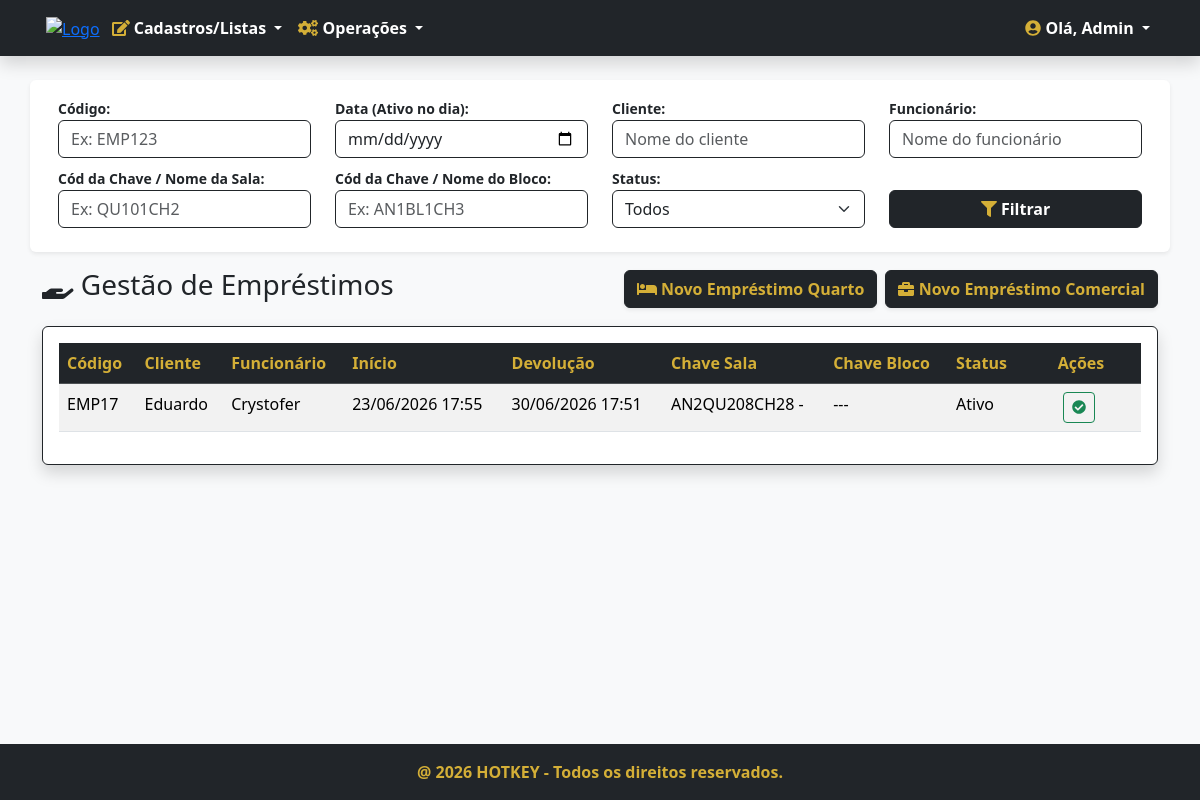
The app's page /emprestimos/ (signed in) with its own data.
### emprestimos/models.py (models this page shows, shortened)
class Emprestimo(models.Model):
    STATUS_CHOICES = [
        ('ATIVO','Ativo'),
        ('FINALIZADO/DEVOLVIDO','Finalizado/Devolvido'),
        ('ATRASADO','Atrasado'),
    ]
    codigo = models.CharField('Codigo', max_length=100, unique=True)
    data_inicio = models.DateTimeField('Data de Inicio')
    data_devolucao = models.DateTimeField('Data de Devolução')
    reserva = models.ForeignKey(reservas.models.Reserva, on_delete=models.PROTECT, related_name='emprestimo_reserva')
    cliente = models.ForeignKey(clientes.models.Cliente, on_delete=models.PROTECT, related_name='emprestimo_cliente')
    funcionario = models.ForeignKey(funcionarios.models.Funcionario, on_delete=models.PROTECT,related_name='emprestimo_funcionario', verbose_name='Funcionário',help_text='Funcionário que entregou a chave', null=True, blank=True)
    chave = models.ForeignKey(chaves.models.Chave, verbose_name='Chave da Sala/Quarto', on_delete=models.PROTECT, related_name='emprestimo_chave')
    chave_bloco = models.ForeignKey(chaves.models.Chave, verbose_name='Chave do Bloco', on_delete=models.PROTECT, null=True, blank=True, related_name='emprestimo_chave_bloco')
    status = models.CharField('Status', max_length=50, choices=STATUS_CHOICES, default='ATIVO')
    class Meta:
        verbose_name = 'Empréstimo'
        verbose_name_plural = 'Empréstimos'

### clientes/models.py (models this page shows)
class Pessoa(models.Model):
    nome = models.CharField('Nome', max_length=100, help_text='Nome completo')
    cpf = models.CharField('CPF', max_length=14, unique=True, help_text='Apenas números ou formato 000.000.000-00')

### chaves/models.py (models this page shows, shortened)
class Chave(models.Model):
    STATUS_CHOICES = [
        ('DISPONÍVEL', 'Disponível para empréstimo'),
        ('EMPRESTADA', 'Emprestada'),
        ('EXTRAVIADA', 'Perdida/Danificada'),
    ]
    TIPO_CHOICES = [
        ('BLOCO','Bloco'),
        ('SALA','Sala')
    ]
    codigo = models.CharField('Identificador', max_length=100)
    tipo = models.CharField('Tipo', max_length=50, choices=TIPO_CHOICES, default='BLOCO')
    status = models.CharField('Status', max_length=50, choices=STATUS_CHOICES, default='DISPONÍVEL')
    bloco = models.ForeignKey('blocos.Bloco', on_delete=models.PROTECT, null=True, blank=True)
    sala = models.ForeignKey('salas.Sala', on_delete=models.PROTECT, null=True, blank=True)
    class Meta:
        verbose_name = 'Chave'
        verbose_name_plural = 'Chaves'

### emprestimos/views.py (the view)
# urls.py: path('', EmprestimoListView.as_view(), name='emprestimos'),
class EmprestimoListView(PermissionRequiredMixin,ListView):
    permission_required = 'emprestimos.view_emprestimo'
    permission_denied_message = 'Visualizar empréstimo'
    model = Emprestimo
    template_name = 'emprestimos.html'
    def get_queryset(self):
        qs = super(EmprestimoListView, self).get_queryset()
        codigo = self.request.GET.get('codigo')
        data = self.request.GET.get('data')
        cliente = self.request.GET.get('cliente')
        funcionario = self.request.GET.get('funcionario')
        chave_sala = self.request.GET.get('chave_sala')
        chave_bloco = self.request.GET.get('chave_bloco')
        status = self.request.GET.get('status')
        if codigo:
            qs = qs.filter(codigo__icontains=codigo)
        if cliente:
            qs = qs.filter(cliente__nome__icontains=cliente)
        if funcionario:
            qs = qs.filter(funcionario__nome__icontains=funcionario)
        if chave_sala:
            qs = qs.filter(
                Q(chave__codigo__icontains=chave_sala) |
                Q(chave__nome__icontains=chave_sala)
            )
        if chave_bloco:
            qs = qs.filter(
                Q(chave_bloco__codigo__icontains=chave_bloco) |
                Q(chave_bloco__nome__icontains=chave_bloco)
            )
        if status:
            qs = qs.filter(status=status)
        if data:
            qs = qs.filter(data_inicio__date__lte=data, data_devolucao__date__gte=data)
        if qs.count() > 0:
            paginator = Paginator(qs, 10)
            listagem = paginator.get_page(self.request.GET.get('page'))
            return listagem
        else:
            return messages.info(self.request, 'Nenhum empréstimo encontrado com estes filtros!')

### emprestimos/templates/emprestimos.html (shortened to what this page needs)
{% extends 'index.html' %}
{% load django_bootstrap5 %}
{% block content %}
<section class="section mt-4">
    <div class="container">
        <form action="" method="GET">
            <div class="row p-3 mb-3 bg-white shadow-sm rounded align-items-end">
                <div class="col-md-3 mb-2">
                    <label class="fw-bold text-dark small">Código:</label>
                    <input class="form-control border-dark" type="text" name="codigo" value="{{ request.GET.codigo }}" placeholder="Ex: EMP123">
                </div>
                <div class="col-md-3 mb-2">
                    <label class="fw-bold text-dark small">Data (Ativo no dia):</label>
                    <input class="form-control border-dark" type="date" name="data" value="{{ request.GET.data }}">
                </div>
                <div class="col-md-3 mb-2">
                    <label class="fw-bold text-dark small">Cliente:</label>
                    <input class="form-control border-dark" type="text" name="cliente" value="{{ request.GET.cliente }}" placeholder="Nome do cliente">
                </div>
                <div class="col-md-3 mb-2">
                    <label class="fw-bold text-dark small">Funcionário:</label>
                    <input class="form-control border-dark" type="text" name="funcionario" value="{{ request.GET.funcionario }}" placeholder="Nome do funcionário">
                </div>
                <div class="col-md-3 mb-2">
                    <label class="fw-bold text-dark small">Cód da Chave / Nome da Sala:</label>
                    <input class="form-control border-dark" type="text" name="chave_sala" value="{{ request.GET.chave_sala }}" placeholder="Ex: QU101CH2">
                </div>
                <div class="col-md-3 mb-2">
                    <label class="fw-bold text-dark small">Cód da Chave / Nome do Bloco:</label>
                    <input class="form-control border-dark" type="text" name="chave_bloco" value="{{ request.GET.chave_bloco }}" placeholder="Ex: AN1BL1CH3">
                </div>
                <div class="col-md-3 mb-2">
                    <label class="fw-bold text-dark small">Status:</label>
                    <select class="form-select border-dark" name="status">
                        <option value="">Todos</option>
                    </select>
                </div>
                <div class="col-md-3 mb-2">
                    <button type="submit" class="btn btn-dark w-100 fw-bold"><i class="fas fa-filter text-gold"></i> Filtrar</button>
                </div>
            </div>
        </form>
        <div class="d-flex justify-content-between align-items-center mb-3">
            <h3 class="text-dark"><i class="fas fa-hand-holding"></i> Gestão de Empréstimos</h3>
            <div class="d-flex gap-2">
                <a href="{% url 'emprestimo_quarto_adicionar' %}" class="btn btn-dark text-gold fw-bold shadow-sm">
                    <i class="fas fa-bed"></i> Novo Empréstimo Quarto
                </a>
                <a href="{% url 'emprestimo_comercial_adicionar' %}" class="btn btn-dark text-gold fw-bold shadow-sm">
                    <i class="fas fa-briefcase"></i> Novo Empréstimo Comercial
                </a>
            </div>
        </div>
        {% if object_list %}
        <div class="card shadow border-dark">
            <div class="card-body">
                <div class="table-responsive">
                    <table class="table table-hover table-striped">
                        <thead class="table-dark">
                            <tr>
                                <th class="text-gold">Código</th>
                                <th class="text-gold">Cliente</th>
                                <th class="text-gold">Funcionário</th>
                                <th class="text-gold">Início</th>
                                <th class="text-gold">Devolução</th>
                                <th class="text-gold">Chave Sala</th>
                                <th class="text-gold">Chave Bloco</th>
                                <th class="text-gold">Status</th>
                                <th style="width: 120px; text-align: center" class="text-gold">Ações</th>
                            </tr>
                        </thead>
                        <tbody>
                            {% for emprestimo in object_list %}
                            <tr>
                                <td>{{ emprestimo.codigo }}</td>
                                <td>{{ emprestimo.cliente.nome }}</td>
                                <td>{{ emprestimo.funcionario.nome }}</td>
                                <td>{{ emprestimo.data_inicio|date:"d/m/Y H:i" }}</td>
                                <td>{{ emprestimo.data_devolucao|date:"d/m/Y H:i" }}</td>
                                <td>{{ emprestimo.chave.codigo }} - {{ emprestimo.chave.nome }}</td>
                                <td>{{ emprestimo.chave_bloco.nome|default:"---" }}</td>
                                <td>{{ emprestimo.get_status_display }}</td>
                                <td style="text-align: center">
                                    {% if emprestimo.status == 'ATIVO' or emprestimo.status == 'ATRASADO' %}
                                    <a href="{% url 'emprestimo_devolver' emprestimo.pk %}" class="btn btn-sm btn-outline-success me-1" title="Finalizar/Devolver">
                                        <i class="fas fa-check-circle"></i>
                                    </a>
                                    {% else %}
                                    <a href="{% url 'emprestimo_apagar' emprestimo.pk %}" class="btn btn-sm btn-outline-danger me-1" title="Excluir">
                                        <i class="far fa-trash-alt"></i>
                                    </a>
                                    {% endif %}
                                </td>
                            </tr>
                            {% endfor %}
                        </tbody>
                    </table>
                </div>
            </div>
        </div>
        {% else %}
        <div class="alert alert-warning border-dark text-dark mt-4">
            <h5 class="m-0"><i class="fas fa-exclamation-triangle text-gold"></i> Não existem Empréstimos!</h5>
        </div>
        {% endif %}
    </div>
</section>
{% endblock %}

### home/templates/index.html (shortened to what this page needs)
<!DOCTYPE html>
{% load static %}
{% load django_bootstrap5 %}
<html lang="pt-br" data-bs-theme="light">
{% block head %}
    {% include "head.html" %}
{% endblock %}
<body class="d-flex flex-column min-vh-100">
    <nav class="navbar navbar-expand-lg bg-dark navbar-dark shadow">
        <div class="container">
            <div class="m-1">
                    <a href="{% url 'index' %}"><img src="{% static 'img/LogoHotkey.png' %}" alt="Logo" class="img-fluid" width="75px"></a>
            </div>
            <div class="collapse navbar-collapse" id="menuPrincipal">
                {% if request.user.is_authenticated %}
                <ul class="navbar-nav me-auto mb-2 mb-lg-0">
                    <li class="nav-item dropdown">
                        <a class="nav-link dropdown-toggle fw-bold" href="#" id="menuCadastros" role="button" data-bs-toggle="dropdown">
                            <i class="fas fa-edit text-gold"></i> Cadastros/Listas
                        </a>
                    </li>
                    <li class="nav-item dropdown">
                        <a class="nav-link dropdown-toggle fw-bold" href="#" id="menuOperacoes" role="button" data-bs-toggle="dropdown">
                            <i class="fas fa-cogs text-gold"></i> Operações
                        </a>
                    </li>
                </ul>
                <ul class="navbar-nav ms-auto">
                    <li class="nav-item dropdown">
                        <a class="nav-link dropdown-toggle fw-bold text-white" href="#" id="menuUsuario" role="button" data-bs-toggle="dropdown">
                            <i class="fas fa-user-circle text-gold"></i> Olá, {{ request.user.username|title }}
                        </a>
                    </li>
                </ul>
                {% endif %}
            </div>
        </div>
    </nav>
    <main class="flex-grow-1">
        {% block content %}{% endblock %}
    </main>
    {% block footer %}
        {% include "footer.html" %}
    {% endblock %}
</body>
</html>

### home/templates/head.html (style rules this page uses)
body { background-color: #f8f9fa; }
.text-gold { color: #D4AF37 !important; }
.navbar-dark .navbar-nav .nav-link { color: #fff; }

### records on screen
Emprestimo: codigo "EMP17", cliente.nome "Eduardo", funcionario.nome "Crystofer", data_inicio "23/06/2026 17:55", data_devolucao "30/06/2026 17:51", chave.codigo "AN2QU208CH28", chave_bloco.nome "---", status "Ativo"

### other values on screen
{{ request.user.username|title }} "Admin"
